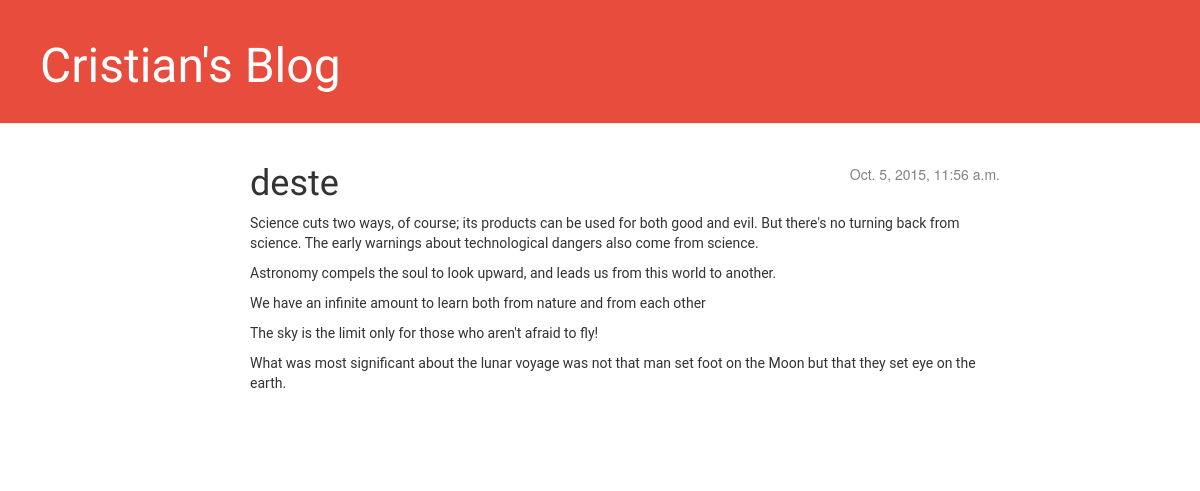
/post/1/, run on an earlier commit of the app's database.
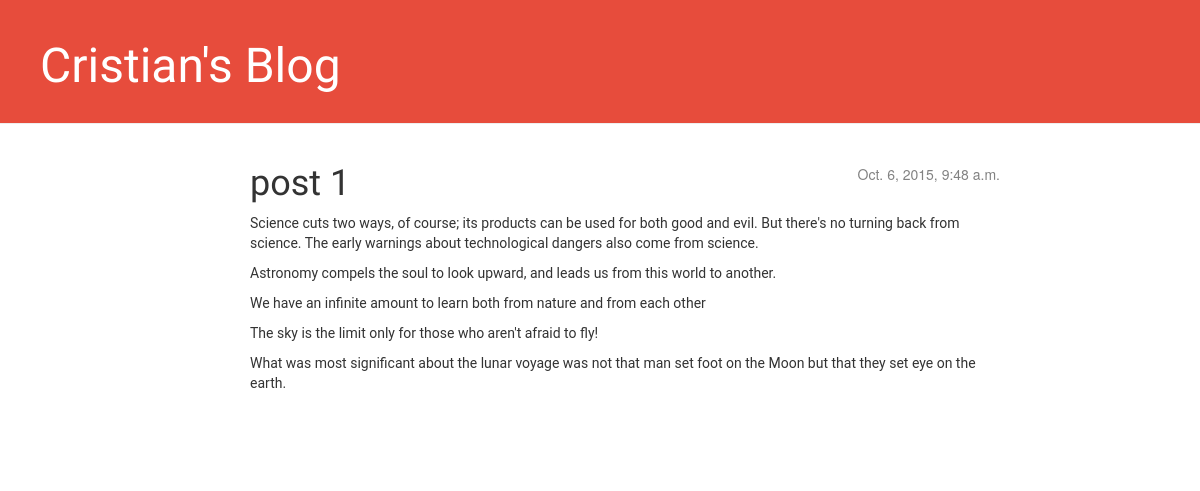
And on a later commit of the database.
### blog/views.py (the view)
# urls.py: url(r'^post/(?P<pk>[0-9]+)/$', views.post_detail),		#URL para ver los detalles del post
def post_detail(request, pk):
    post = get_object_or_404(Post, pk=pk)
    return render(request, 'blog/post_detail.html', {'post': post})

### blog/templates/blog/post_detail.html (shortened to what this page needs)
{% extends "blog/base.html" %}
{% block content %}
    <div class="post">
        {% if post.published_date %}
            <div class="date">
                {{ post.published_date }}
            </div>
        {% endif %}
        <h1>{{ post.title }}</h1>
        <p>{{ post.text|linebreaks }}</p>
    </div>
{% endblock %}

### blog/templates/blog/base.html (shortened to what this page needs)
{% load staticfiles %}
<html>
    <head>
        <link rel="stylesheet" href="//maxcdn.bootstrapcdn.com/bootstrap/3.2.0/css/bootstrap.min.css">
        <link rel="stylesheet" href="//maxcdn.bootstrapcdn.com/bootstrap/3.2.0/css/bootstrap-theme.min.css">
        <link rel="stylesheet" href="{% static "css/blog.css" %}">
    </head>
    <body>
        <body>
        <div class="page-header">
            <h1><a href="/">Cristian's Blog</a></h1>
        </div>
        <div class="content container">
            <div class="row">
                <div class="col-md-8 col-md-offset-2">
                {% block content %}
                {% endblock %}
                </div>
            </div>
        </div>
    </body>
    </body>
</html>

### blog/static/css/blog.css (style rules this page uses)
h1 a { color: #FCA205; font-family: 'Lobster'; }
p { font-family: 'Roboto', sans-serif; }
.page-header { background-color: #E74C3C; margin-top: 0; padding: 20px 20px 20px 40px; }
.page-header h1, .page-header h1 a, .page-header h1 a:visited, .page-header h1 a:active { color: #ffffff; font-size: 36pt; text-decoration: none; }
.content { margin-left: 40px; }
h1, h2, h3, h4 { font-family: 'Lobster', cursive; }
.date { float: right; color: #828282; }
.post { margin-bottom: 70px; }

What changed in the data, as far as the page shows it:
changed Post: published_date "Oct. 5, 2015, 11:56 a.m." → "Oct. 6, 2015, 9:48 a.m."; title "deste" → "post 1"
